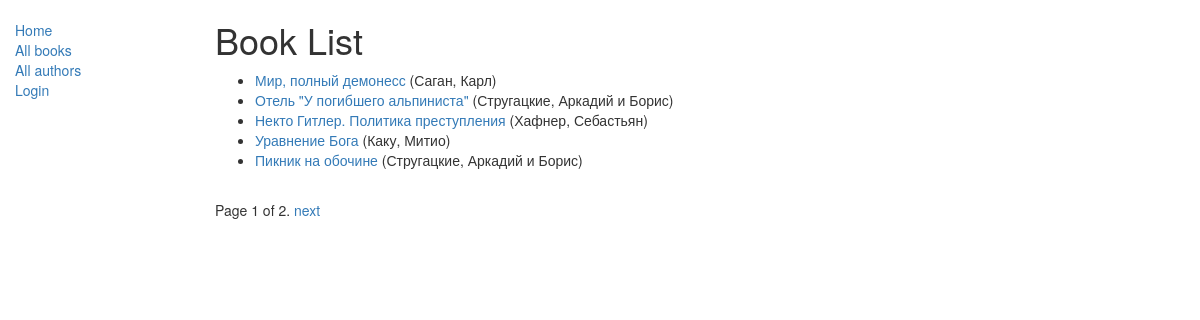
/catalog/books/, run on the app's committed database.
### catalog/models.py (models this page shows, shortened)
class Book(models.Model):
    title = models.CharField(max_length=200)
    author = models.ForeignKey('Author', on_delete=models.SET_NULL, null=True)
    summary = models.TextField(max_length=1000, help_text="Enter a brief description of the book")
    isbn = models.CharField('ISBN', max_length=13, help_text='13 '
                                                             'Character <a href="https://www.isbn-'
                                                             'international.org/content/what-isbn">ISBN number</a>')
    genre = models.ManyToManyField(Genre, help_text="Select a genre for this book")
    def get_absolute_url(self):
        return reverse('book-detail', args=[str(self.id)])
    def display_genre(self):
        """
        Creates a string for the Genre. This is required to display genre in Admin
        """
        return ',  '.join([genre.name for genre in self.genre.all()[:3]])
    display_genre.short_description = 'Genre'

class Author(models.Model):
    first_name = models.CharField(max_length=100)
    last_name = models.CharField(max_length=100)
    date_of_birth = models.DateField(null=True, blank=True)
    date_of_death = models.DateField('died', null=True, blank=True)
    def __str__(self):
        return f'{self.last_name}, {self.first_name}'
    class Meta:
        ordering = ['last_name']

### catalog/views.py (the view)
# urls.py: path('books/', views.BookListView.as_view(), name='books'),
class BookListView(generic.ListView):
    model = Book
    context_object_name = 'book_list'
    template_name = 'books/my_template_name_list.html'
    paginate_by = 5

### catalog/templates/catalog/book_list.html (shortened to what this page needs)
{% extends "base_generic.html" %}
{% block content %}
    <h1>Book List</h1>
    {% if book_list %}
    <ul>
        {% for book in book_list %}
        <li>
            <a href="{{ book.get_absolute_url }}">{{ book.title}} </a> ({{book.author}})
        </li>
        {% endfor %}
    </ul>
    {% else %}
        <p>There are no books in the library.</p>
    {% endif %}
{% endblock %}

### data on the page
Book: title "Мир, полный демонесс", author "Саган, Карл"
Book: title "Отель \"У погибшего альпиниста\"", author "Стругацкие, Аркадий и Борис"
Book: title "Некто Гитлер. Политика преступления", author "Хафнер, Себастьян"
Book: title "Уравнение Бога", author "Каку, Митио"
Book: title "Пикник на обочине", author "Стругацкие, Аркадий и Борис"

### other printed values
{{ page_obj.number }} "1"
{{ page_obj.paginator.num_pages }} "2"
